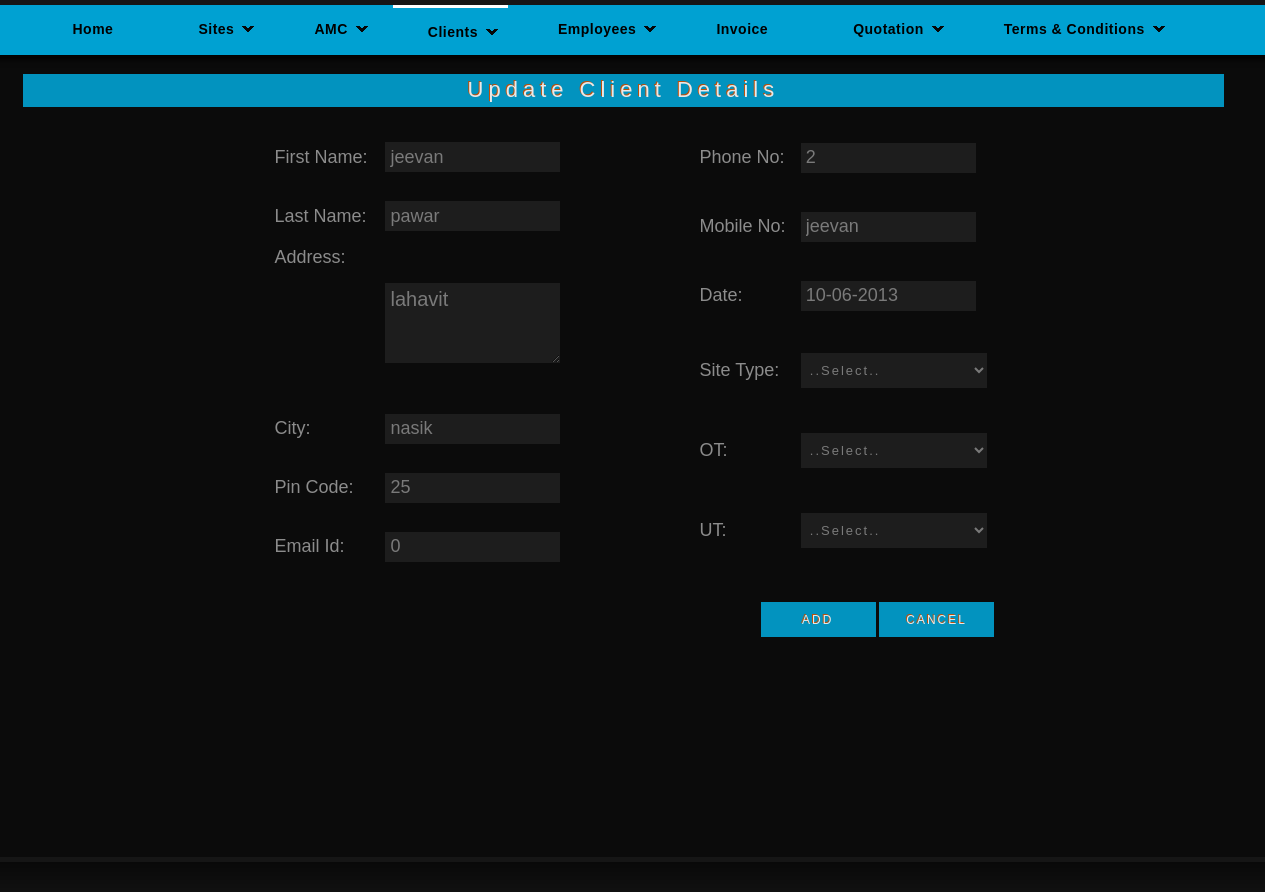
Screenshot of /updateclients.php?c_id2=11 with the database file from the repository.
### tables this page shows
CREATE TABLE IF NOT EXISTS `clients` (
  `c_id` int(11) NOT NULL AUTO_INCREMENT,
  `e_id` int(11) NOT NULL,
  `c_first` varchar(25) NOT NULL,
  `c_last` varchar(25) NOT NULL,
  `c_add` text NOT NULL,
  `c_city` varchar(25) NOT NULL,
  `c_pin` int(11) NOT NULL,
  `c_ph` bigint(11) NOT NULL,
  `c_mo` bigint(11) NOT NULL,
  `c_email` varchar(25) NOT NULL,
  `c_amc` bigint(11) NOT NULL,
  `c_site` varchar(25) NOT NULL,
  `c_ot` int(11) NOT NULL,
  `c_ut` int(11) NOT NULL,
  PRIMARY KEY (`c_id`)
);

### updateclients.php (the view, shortened to what this page needs)
<?php
	$c_up=$_REQUEST['c_id2'];
	$c_qry_f="select * from clients where c_id=".$c_up;
	$c_res_f=mysql_query($c_qry_f);
	$c_row=mysql_fetch_array($c_res_f);
?>
<html>
<head>
<link rel="stylesheet" href="styles.css" type="text/css" />
</head>
<body>
<div id="container">
    <div id="nav">
    	<ul class="sf-menu dropdown">
        	<li><a href="index.php">Home</a></li>
            <li ><a class="has_submenu" href="site.php">Sites</a>
            </li>
            <li ><a class="has_submenu" href="site.php">AMC</a>
            </li>
            <li class="selected"><a class="has_submenu" href="clients.php">Clients</a>
            </li>
            <li><a class="has_submenu" href="employee.php">Employees</a>
            </li>
            <li><a href="invoice.php">Invoice</a></li>
            <li><a class="has_submenu" href="quotation.php">Quotation</a>
            </li>
            <li><a class="has_submenu"  href="term.php">Terms & Conditions</a>
           </li>
        </ul>
    </div>
    <div id="sub-header">
    <div class="quo">
    	<br />
		<div class="quotation"><center>Update Client Details</center></div>
        <div>
        <form action="" method="post">
        <table class="q_clients">
                <tr><td class="l_form">First Name:</td><td><input class="q_in" type="text" value="<?php echo $c_row[2]; ?>" /></td></tr>
                <tr><td class="l_form">Last Name:</td><td><input class="q_in" type="text" value="<?php echo $c_row[3]; ?>"/></td></tr>
                <tr><td class="l_form" valign="top">Address:</td><td><textarea class="q_add"><?php echo $c_row[4]; ?></textarea></td></tr>
                <tr><td class="l_form">City:</td><td><input class="q_in" type="text" value="<?php echo $c_row[5]; ?>"/></td></tr>
                <tr><td class="l_form">Pin Code:</td><td><input class="q_in" type="text" value="<?php echo $c_row[7]; ?>" /></td></tr>
                <tr><td class="l_form">Email Id:</td><td><input class="q_in" type="text" value="<?php echo $c_row[10]; ?>"/></td></tr>
                </table>
                <table class="q_clients2">
                <tr><td class="l_form">Phone No:</td><td><input class="q_in" type="text" value="<?php echo $c_row[8]; ?>"/></td></tr>
                <tr><td class="l_form">Mobile No:</td><td><input class="q_in" type="text" value="<?php echo $c_row[9]; ?>" /></td></tr>
                <tr><td class="l_form">Date:</td><td><input class="q_in" type="text" name="c_state" value="<?php  echo date("d-m-Y"); ?>"/></td></tr>
                <tr>
                <td class="l_form">Site Type:</td>
                <td>
                <select class="a">
                <option>..Select..</option>
                </select>
                </td>
                </tr>
                <tr><td class="l_form">OT:</td>
                <td>
                <select class="a">
                <option>..Select..</option>
                </select>
                </td>
                </tr>
                <tr><td class="l_form">UT:</td>
                <td>
                <select class="a">
                <option>..Select..</option>
                </select>
                </td>
                </table>
        <div class="addclients_b">
         <input name="c_up" class="formbutton" value=" Add " type="submit" />
         <input name="can" class="formbutton" value="Cancel" type="submit" />
        </div>
        </form>
    </div>
    </div>
    </div>
</div>
 <div id="footer">
    </div>
</body>
</html>

### styles.css (style rules this page uses)
body { background: #161616; margin:0; padding:0; font-family: Verdana, Geneva, sans-serif; font-size: 13px; color: #666; }
* { margin:0; padding:0; }
a { color: #F97B27; }
form input, form select, form textarea { padding: 5px; color: #333333; border: 1px solid #ddd; border-right:1px solid #ccc; border-bottom:1px solid #ccc; background-color:#fff; font-family: Arial, Helvetica, sans-serif; font-size: 13px; }
form input.formbutton { color: #ffffff; padding: 6px 8px; font-size: 12px; letter-spacing:2px; font-family: Arial, Helvetica, sans-serif; text-decoration: none; text-transform: uppercase; text-shadow:-1px -1px #CE5709; background:#00a1d2; border: none; width:115px; height:35px; overflow: visible; }
ul, ol { margin: 0 0 35px 35px; }
li { padding-bottom: 5px; }
#container { width: 960px; margin: 0 auto; padding: 0px; }
#nav { margin-top:5px; background:#00a1d2; height: 50px; width: 1315px; margin-left:-180px; position: relative; z-index: 999; -webkit-box-shadow: 0 10px 6px -6px black; -moz-box-shadow: 0 10px 6px -6px black; box-shadow: 0 10px 6px -6px black; }
#nav ul { list-style: none; padding: 0; margin-left: 50px; height: 50px; }
#nav ul li { display: block; float: left; }
#nav ul li a { display: block; color: #000; display: block; font-size: 14px; font-weight: bold; float: left; margin-left:15px; letter-spacing: 0.5px; font-family: Arial, Helvetica, sans-serif; padding: 17px 35px 17px; text-decoration: none; }
#nav ul li a.has_submenu { background: transparent url('images/submenu-item.gif') no-repeat scroll right center; padding-right: 30px; }
#nav ul li.selected a, #nav ul li.selected a:hover, #nav ul li.selected li.selected a { color: #000; border-top: 3px solid #FFF; }
.sf-menu, .sf-menu * { margin: 0; padding: 0; list-style: none; }
.sf-menu { line-height: 1.0; }
.sf-menu li { float: left; position: relative; }
.sf-menu a { display: block; position: relative; }
div#sub-header { margin-top:2px; margin-bottom:5px; margin-left:-180px; width:1315px; height: 800px; background-color:#0A0A0A; opacity:0.9; }
#footer { margin:0 auto; background: #000 url('images/footer.jpg') repeat-x scroll bottom left; padding: 30px 5px 0; }
.quo { margin-left:50px; }
.quotation { font-size:22px; color:#fff; font-family: Arial, Helvetica, sans-serif; font-weight:500; letter-spacing:5px; background-color:#00a1d2; width:95%; height:30px; margin-top:2px; text-shadow:-1px -1px #CE5709; padding:3px 0px 0px 0px; }
.l_form { margin-left:125px; margin-top:30px; font-size:18px; color:#999; border:none; }
.q_in { width:175px; height:30px; background-color:#333; opacity:0.5; font-size:18px; color:#fff; border:none; }
.q_add { width:175px; height:80px; background-color:#333; opacity:0.5; font-size:20px; border:none; color:#fff; }
.q_clients { margin-top:20px; width:320px; height:450px; margin-left:250px; }
.q_clients2 { margin-top:-455px; width:320px; height:450px; margin-left:675px; }
.addclients_b { margin-top:30px; margin-left:738px; }
select { width:186px; }
.a { background:#333; height:35px; color:#FFF; letter-spacing:2px; opacity:0.5; border:none; }
option { background:#FFF; font-size:18px; color:#000; }

### rows the page displays
clients: c_first "jeevan", c_last "pawar", c_add "lahavit", c_city "nasik", c_ph "25", c_amc "0", c_mo "2", c_email "jeevan"
